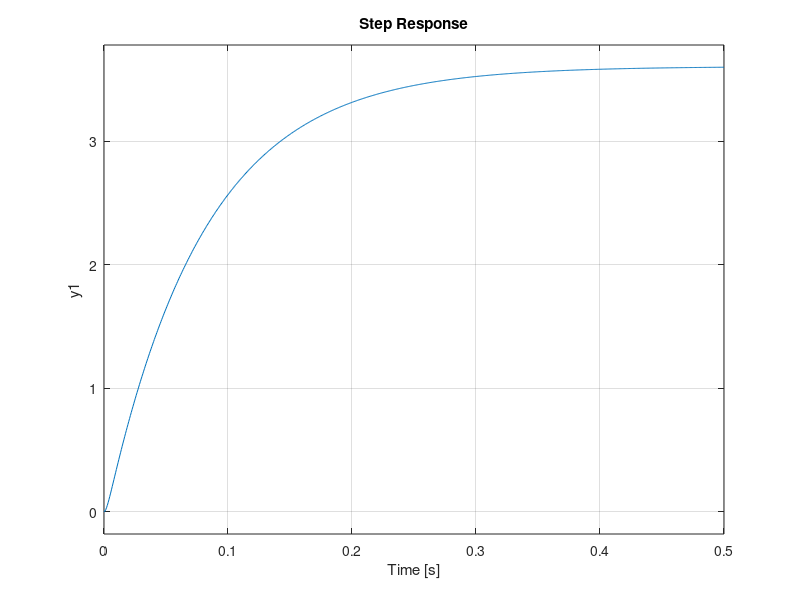

Reproduce this figure in MATLAB.
% Autor: Carlos Juarez
% Fecha: 17 de marzo de 2026
% Descripción: Controladores

% Parámetros del sistema
R = 2.27; % Resistencia (Ohm)
L = 0.0047; % Inductancia (H)
Ka = 0.25;   % Constante de ganancia del amplificador (V/rad/s)
Km = 0.25;   % Constante de ganancia del motor (V/rad/s)
J = 0.00246; % Inercia del rotor (kg*m^2)
B = 0.003026; % Coeficiente de fricción viscosa (N*m*s/rad)

num = [Km/J/L];
den = [1,(B*L+R*J)/J/L,(B*R+Ka*Km)/J/L];

Gmotor = tf(num,den) % creacion de funcion de transferencia
step(Gmotor)

roots(den)
